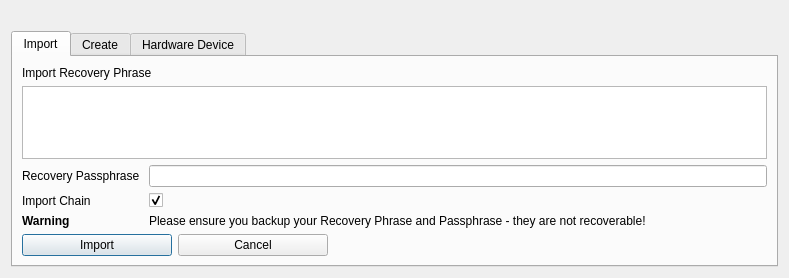
<?xml version="1.0" encoding="UTF-8"?>
<ui version="4.0">
 <class>MnemonicDialog</class>
 <widget class="QDialog" name="MnemonicDialog">
  <property name="geometry">
   <rect>
    <x>0</x>
    <y>0</y>
    <width>789</width>
    <height>278</height>
   </rect>
  </property>
  <property name="windowTitle">
   <string>HD Wallet Setup</string>
  </property>
  <layout class="QGridLayout" name="gridLayout">
   <item row="1" column="0">
    <widget class="QTabWidget" name="tabWidget">
     <property name="currentIndex">
      <number>0</number>
     </property>
     <widget class="QWidget" name="tabImport">
      <attribute name="title">
       <string>Import</string>
      </attribute>
      <layout class="QGridLayout" name="gridLayout_2">
       <item row="0" column="0">
        <widget class="QLabel" name="mnemonicLabel">
         <property name="text">
          <string>Import Recovery Phrase</string>
         </property>
        </widget>
       </item>
       <item row="1" column="0">
        <widget class="QTextEdit" name="tbxMnemonic">
         <property name="toolTip">
          <string>Enter your BIP39 compliant Recovery Phrase/Mnemonic - Typing your own words will probably not work how you expect, since the words require a particular structure (the last word is a checksum).</string>
         </property>
         <property name="lineWrapMode">
          <enum>QTextEdit::WidgetWidth</enum>
         </property>
        </widget>
       </item>
       <item row="2" column="0">
        <layout class="QFormLayout" name="mnemonicLayout">
         <item row="0" column="0">
          <widget class="QLabel" name="passwordLabel">
           <property name="text">
            <string>Recovery Passphrase </string>
           </property>
          </widget>
         </item>
         <item row="0" column="1">
          <widget class="QLineEdit" name="edtPassword">
           <property name="toolTip">
            <string>Enter a passphrase to protect your Recovery Phrase (optional)</string>
           </property>
          </widget>
         </item>
         <item row="1" column="0">
          <widget class="QLabel" name="importChainLabel">
           <property name="text">
            <string>Import Chain</string>
           </property>
          </widget>
         </item>
         <item row="1" column="1">
          <widget class="QCheckBox" name="chkImportChain">
           <property name="toolTip">
            <string>Only needed if you're importing </string>
           </property>
           <property name="checked">
            <bool>true</bool>
           </property>
          </widget>
         </item>
         <item row="2" column="0">
          <widget class="QLabel" name="label_3">
           <property name="font">
            <font>
             <weight>75</weight>
             <bold>true</bold>
            </font>
           </property>
           <property name="text">
            <string>Warning</string>
           </property>
          </widget>
         </item>
         <item row="2" column="1">
          <widget class="QLabel" name="label_2">
           <property name="text">
            <string>Please ensure you backup your Recovery Phrase and Passphrase - they are not recoverable!</string>
           </property>
          </widget>
         </item>
        </layout>
       </item>
       <item row="3" column="0">
        <layout class="QHBoxLayout" name="horizontalLayout_2">
         <item>
          <widget class="QPushButton" name="btnImport">
           <property name="minimumSize">
            <size>
             <width>150</width>
             <height>0</height>
            </size>
           </property>
           <property name="maximumSize">
            <size>
             <width>150</width>
             <height>16777215</height>
            </size>
           </property>
           <property name="text">
            <string>Import</string>
           </property>
          </widget>
         </item>
         <item>
          <widget class="QPushButton" name="btnCancel">
           <property name="minimumSize">
            <size>
             <width>150</width>
             <height>0</height>
            </size>
           </property>
           <property name="maximumSize">
            <size>
             <width>150</width>
             <height>16777215</height>
            </size>
           </property>
           <property name="text">
            <string>Cancel</string>
           </property>
          </widget>
         </item>
         <item>
          <spacer name="horizontalSpacer">
           <property name="orientation">
            <enum>Qt::Horizontal</enum>
           </property>
           <property name="sizeHint" stdset="0">
            <size>
             <width>40</width>
             <height>20</height>
            </size>
           </property>
          </spacer>
         </item>
        </layout>
       </item>
      </layout>
     </widget>
     <widget class="QWidget" name="tabCreate">
      <attribute name="title">
       <string>Create</string>
      </attribute>
      <layout class="QGridLayout" name="gridLayout_3">
       <item row="0" column="0">
        <widget class="QLabel" name="mnemonicLabel_2">
         <property name="text">
          <string>Create New Recovery Phrase</string>
         </property>
        </widget>
       </item>
       <item row="1" column="0">
        <widget class="QTextEdit" name="tbxMnemonicOut">
         <property name="toolTip">
          <string>This is your randomly generated Recovery Phrase/Mnemonic</string>
         </property>
         <property name="lineWrapMode">
          <enum>QTextEdit::WidgetWidth</enum>
         </property>
         <property name="readOnly">
          <bool>true</bool>
         </property>
        </widget>
       </item>
       <item row="2" column="0">
        <layout class="QFormLayout" name="formLayout">
         <item row="0" column="0">
          <widget class="QLabel" name="label">
           <property name="minimumSize">
            <size>
             <width>0</width>
             <height>0</height>
            </size>
           </property>
           <property name="text">
            <string>Bytes of Entropy </string>
           </property>
          </widget>
         </item>
         <item row="0" column="1">
          <widget class="QSpinBox" name="spinEntropy">
           <property name="maximumSize">
            <size>
             <width>40</width>
             <height>16777215</height>
            </size>
           </property>
           <property name="toolTip">
            <string>Entropy is an advanced feature. Your mnemonic may be insecure if this feature is used incorrectly.</string>
           </property>
           <property name="minimum">
            <number>16</number>
           </property>
           <property name="maximum">
            <number>64</number>
           </property>
           <property name="value">
            <number>32</number>
           </property>
          </widget>
         </item>
         <item row="1" column="1">
          <widget class="QComboBox" name="cbxLanguage">
           <property name="maximumSize">
            <size>
             <width>120</width>
             <height>16777215</height>
            </size>
           </property>
           <property name="toolTip">
            <string>Select your language</string>
           </property>
           <item>
            <property name="text">
             <string>English</string>
            </property>
           </item>
           <item>
            <property name="text">
             <string>French</string>
            </property>
           </item>
           <item>
            <property name="text">
             <string>Japanese</string>
            </property>
           </item>
           <item>
            <property name="text">
             <string>Spanish</string>
            </property>
           </item>
           <item>
            <property name="text">
             <string>Chinese_s</string>
            </property>
           </item>
           <item>
            <property name="text">
             <string>Chinese_t</string>
            </property>
           </item>
          </widget>
         </item>
         <item row="1" column="0">
          <widget class="QLabel" name="label_4">
           <property name="text">
            <string>Language</string>
           </property>
          </widget>
         </item>
        </layout>
       </item>
       <item row="3" column="0">
        <layout class="QHBoxLayout" name="horizontalLayout_3">
         <item>
          <widget class="QPushButton" name="btnGenerate">
           <property name="minimumSize">
            <size>
             <width>150</width>
             <height>0</height>
            </size>
           </property>
           <property name="maximumSize">
            <size>
             <width>150</width>
             <height>16777215</height>
            </size>
           </property>
           <property name="text">
            <string>Generate</string>
           </property>
          </widget>
         </item>
         <item>
          <widget class="QPushButton" name="btnCancel2">
           <property name="minimumSize">
            <size>
             <width>150</width>
             <height>0</height>
            </size>
           </property>
           <property name="maximumSize">
            <size>
             <width>150</width>
             <height>16777215</height>
            </size>
           </property>
           <property name="text">
            <string>Cancel</string>
           </property>
          </widget>
         </item>
         <item>
          <spacer name="horizontalSpacer_2">
           <property name="orientation">
            <enum>Qt::Horizontal</enum>
           </property>
           <property name="sizeHint" stdset="0">
            <size>
             <width>40</width>
             <height>20</height>
            </size>
           </property>
          </spacer>
         </item>
        </layout>
       </item>
      </layout>
     </widget>
     <widget class="QWidget" name="tabHardware">
      <attribute name="title">
       <string>Hardware Device</string>
      </attribute>
      <layout class="QGridLayout" name="gridLayout_4">
       <item row="1" column="0">
        <widget class="QPlainTextEdit" name="tbxHwdOut">
         <property name="readOnly">
          <bool>true</bool>
         </property>
        </widget>
       </item>
       <item row="6" column="0">
        <layout class="QHBoxLayout" name="horizontalLayout_4">
         <item>
          <widget class="QPushButton" name="btnImportFromHwd">
           <property name="minimumSize">
            <size>
             <width>150</width>
             <height>0</height>
            </size>
           </property>
           <property name="text">
            <string>Import</string>
           </property>
          </widget>
         </item>
         <item>
          <widget class="QPushButton" name="btnCancel3">
           <property name="minimumSize">
            <size>
             <width>150</width>
             <height>0</height>
            </size>
           </property>
           <property name="text">
            <string>Cancel</string>
           </property>
          </widget>
         </item>
         <item>
          <spacer name="horizontalSpacer_3">
           <property name="orientation">
            <enum>Qt::Horizontal</enum>
           </property>
           <property name="sizeHint" stdset="0">
            <size>
             <width>40</width>
             <height>20</height>
            </size>
           </property>
          </spacer>
         </item>
        </layout>
       </item>
       <item row="2" column="0">
        <layout class="QFormLayout" name="formLayout_2">
         <item row="0" column="0">
          <widget class="QLabel" name="lblPath">
           <property name="minimumSize">
            <size>
             <width>0</width>
             <height>0</height>
            </size>
           </property>
           <property name="text">
            <string>Path</string>
           </property>
          </widget>
         </item>
         <item row="0" column="1">
          <widget class="QLineEdit" name="edtPath">
           <property name="toolTip">
            <string>Path to derive account from, if not using default.</string>
           </property>
          </widget>
         </item>
         <item row="1" column="0">
          <widget class="QLabel" name="label_5">
           <property name="text">
            <string>Notes  </string>
           </property>
          </widget>
         </item>
         <item row="1" column="1">
          <widget class="QLabel" name="label_6">
           <property name="text">
            <string>Open empower app before importing, confirm on device if prompted and wait for chain rescan to complete.</string>
           </property>
          </widget>
         </item>
        </layout>
       </item>
       <item row="0" column="0">
        <widget class="QLabel" name="hwdLabel">
         <property name="text">
          <string>Import account from hardware device</string>
         </property>
        </widget>
       </item>
      </layout>
     </widget>
    </widget>
   </item>
   <item row="0" column="0">
    <widget class="QLabel" name="lblHelp">
     <property name="enabled">
      <bool>true</bool>
     </property>
     <property name="text">
      <string/>
     </property>
    </widget>
   </item>
  </layout>
 </widget>
 <resources>
  <include location="../bitcoin.qrc"/>
 </resources>
 <connections/>
</ui>
